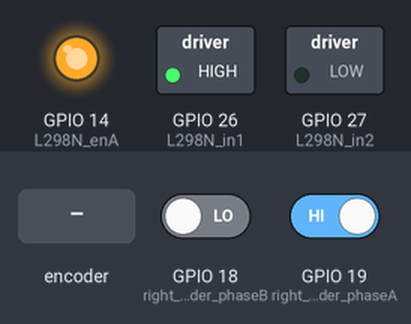
Bench run of a sketch on a simulated ESP32. On the bench: switched loads named in the sketch (green lamp = pin HIGH), output pins drawn as LEDs (lit = HIGH). The test bench sets the inputs (shaded band); at power-on: GPIO 18 (right_encoder_phaseB) LOW, GPIO 19 (right_encoder_phaseA) HIGH. What the sketch prints to the serial monitor is not drawn.

Above: at 1.2 s.
1.3 s: rotary encoder on GPIO 19 (right_encoder_phaseA) / GPIO 18 (right_encoder_phaseB) turned 1 step (first pin leading)
Timing chart, 0 to 4.3 s (numbered marks = the images above; inputs shaded):
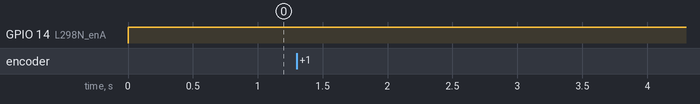

The sketch:

simple_encoder_reader.ino
```cpp
#define L298N_enA  14
#define L298N_in1  26
#define L298N_in2  27
#define right_encoder_phaseA 19
#define right_encoder_phaseB 18

unsigned int right_encoder_counter = 0;
char right_encoder_sign = 'p';
double right_wheel_measure_velocity = 0.0; // rad/s
unsigned long last_measurement = 0;

#define PULSE_PER_REVOLUTION  234 //(pulse/rev)
#define RPM_TO_RADS  2* 3.14 //(rad/s = v/s*2pi)

void setup() {
  // put your setup code here, to run once:
    pinMode(L298N_enA, OUTPUT);
    pinMode(L298N_in1, OUTPUT);
    pinMode(L298N_in2, OUTPUT);

    pinMode(right_encoder_phaseA, INPUT);
    pinMode(right_encoder_phaseB, INPUT);

    attachInterrupt(right_encoder_phaseA, rightEncoderCallback, RISING);

    digitalWrite(L298N_in1, HIGH);
    digitalWrite(L298N_in2, LOW);


    Serial.begin(115200);
    last_measurement = millis();
}

void loop() {
  // put your main code here, to run repeatedly:

  unsigned long now = millis();
  unsigned long elapsed_ms = now - last_measurement;
  analogWrite(L298N_enA, 255);
  if(elapsed_ms >= 100)
  {
    noInterrupts();
    unsigned int pulse = right_encoder_counter;
    right_encoder_counter = 0;
    interrupts();
    last_measurement = now;

    right_wheel_measure_velocity = double(10.0*(pulse/(100.0*PULSE_PER_REVOLUTION))*RPM_TO_RADS);

    // String read_sign_encoder = right_encoder_sign + String(right_wheel_measure_velocity);
    // Serial.println(read_sign_encoder);
    Serial.print(right_encoder_sign);
    Serial.println(right_wheel_measure_velocity, 3);
  }

}

void rightEncoderCallback()
{
  right_encoder_counter++;
  if(digitalRead(right_encoder_phaseB) == HIGH)
  {
    right_encoder_sign = 'p';
  }
  else{
    right_encoder_sign = 'n';
  }
}
```

Measured:
- after the input at 1.3 s, every drawn part: stays the same
